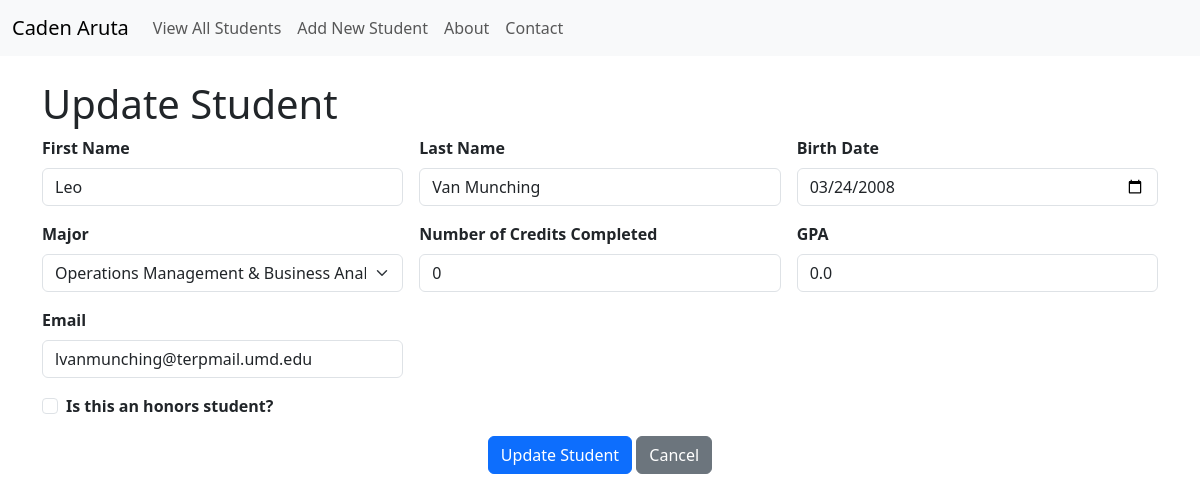
Page /student/update/2 on the committed database.
### models.py (models this page shows, shortened)
class Student(db.Model):
    __tablename__ = "student"
    student_id = db.Column(db.Integer, primary_key=True)
    first_name = db.Column(db.String(30), nullable=False)
    last_name = db.Column(db.String(50), nullable=False)
    major_id = db.Column(db.Integer, db.ForeignKey('major.major_id'))
    birth_date = db.Column(db.DateTime, nullable=False)
    num_credits_completed = db.Column(db.Integer, nullable=False)
    gpa = db.Column(db.Float, nullable=False)
    is_honors = db.Column(db.Boolean, nullable=False)
    email = db.Column(db.String(100), nullable=False)

### app.py (the view, shortened to what this page needs)
@app.route('/student/update/<int:student_id>', methods=['GET', 'POST'])
def student_edit(student_id):
    if request.method == 'GET':
        student = Student.query.filter_by(student_id=student_id).first()
        majors = Major.query.order_by(Major.major).all()
        if student:
            return render_template('student_entry.html', student=student, majors=majors, action='update')
        else:
            flash('Student attempting to be edited could not be found!', 'error')
    return redirect(url_for('student_view_all'))

### templates/student_entry.html (shortened to what this page needs)
{% extends "base.html" %}
{% block page_head %}
  {% if action == 'create' %}Add New Student
  {% elif action == 'update' %}Update Student
  {% else %}View Student{% endif %}
{% endblock %}
{% block page_content %}
<form class="row g-3"
      action="{{ url_for('student_edit', student_id=student['student_id']) if student else url_for('student_create') }}" method="post">
  <div class="col-md-4">
    <label for="first_name" class="form-label"><strong>First Name</strong></label>
    {% if action in ['create', 'update'] %}
    <input type="text" class="form-control" id="first_name" name="first_name"
           value="{{ student['first_name'] if student else '' }}" maxlength="30" required>
    {% else %}<br>{{ student['first_name'] }}{% endif %}
  </div>
  <div class="col-md-4">
    <label for="last_name" class="form-label"><strong>Last Name</strong></label>
    {% if action in ['create', 'update'] %}
    <input type="text" class="form-control" id="last_name" name="last_name"
           value="{{ student['last_name'] if student else '' }}" maxlength="50" required>
    {% else %}<br>{{ student['last_name'] }}{% endif %}
  </div>
  <div class="col-md-4">
    <label for="birth_date" class="form-label"><strong>Birth Date</strong></label>
    {% if action in ['create', 'update'] %}
    <input type="date" class="form-control" id="birth_date" name="birth_date"
           value="{{ student['birth_date'].strftime('%Y-%m-%d') if student else '' }}" required>
    {% else %}<br>{{ student['birth_date'].strftime('%m/%d/%Y') }}{% endif %}
  </div>
  <div class="col-md-4">
    <label for="major_id" class="form-label"><strong>Major</strong></label>
    {% if action in ['create', 'update'] %}
    <select name="major_id" id="major_id" class="form-select" required>
      {% for each_major in majors %}
      <option value="{{ each_major['major_id'] }}"
              {{ 'selected' if student and each_major['major_id'] == student['major_id'] else ''}}>
        {{ each_major['major'] }}
      </option>
      {% endfor %}
    </select>
    {% else %}<br>
      {% for each_major in majors %}
        {{ each_major['major'] if student and each_major['major_id'] == student['major_id'] else ''}}
      {% endfor %}
    {% endif %}
  </div>
  {% if action in ['read', 'update'] %}
  <div class="col-md-4">
    <label for="num_credits_completed" class="form-label"><strong>Number of Credits Completed</strong></label>
    {% if action == 'update' %}
    <input type="number" min="0" max="200" class="form-control" id="num_credits_completed"
           name="num_credits_completed" value="{{ student['num_credits_completed'] if student else '' }}" required>
    {% else %}<br>{{ student['num_credits_completed'] }}{% endif %}
  </div>
  <div class="col-md-4">
    <label for="gpa" class="form-label"><strong>GPA</strong></label>
    {% if action == 'update' %}
    <input type="number" step="0.01" min="0.00" max="4.00" class="form-control" id="gpa" name="gpa"
           value="{{ student['gpa'] if student else '' }}" required>
    {% else %}<br>{{ student['gpa'] }}{% endif %}
  </div>
  {% endif %}
  <div class="col-md-4">
    <label for="email" class="form-label"><strong>Email</strong></label>
    {% if action in ['create', 'update'] %}
    <input type="email" class="form-control" id="email" name="email" maxlength="100"
           value="{{ student['email'] if student else '' }}" required>
    {% else %}<br>{{ student['email'] }}{% endif %}
  </div>
  <div class="col-12">
    {% if action in ['create', 'update'] %}
    <div class="form-check">
      <input class="form-check-input" type="checkbox" id="is_honors" name="is_honors"
             {{ 'checked' if student and student['is_honors'] == True else '' }}>
    {% endif %}
      <label class="form-check-label" for="is_honors">
        <strong>Is this an honors student?</strong>
      </label>
    {% if action in ['create', 'update'] %}</div>{% endif %}
  </div>
  <div class="col-12 text-center">
    {% if action in ['create', 'update'] %}
    <button class="btn btn-primary" type="submit">
      {{ 'Add' if action == 'create' else 'Update' }} Student
    </button>
    {% endif %}
    <a href="{{ url_for('student_view_all') }}" class="btn btn-secondary">
      {{ 'Cancel' if action in ['create', 'update'] else 'Return' }}
    </a>
  </div>
</form>
{% endblock %}

### rows in the picture
Student: first_name "Leo", last_name "Van Munching", birth_date "03/24/2008", num_credits_completed "0", gpa "0.0", email "lvanmunching@terpmail.umd.edu"

### other values in the picture
{{ 'Add' if action == 'create' else 'Update' }} "Update"
{{ 'Cancel' if action in ['create', 'update'] else 'Return' }} "Cancel"
form field major_id "Operations Management & Business Analytics"
